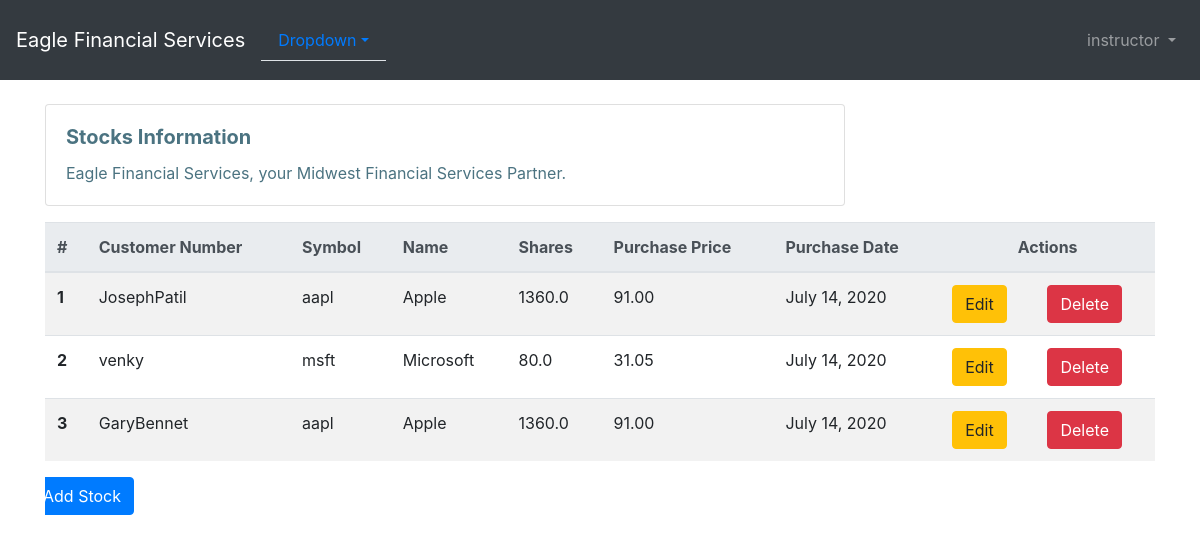
Screenshot of /stock_list/ (signed in) with the database file from the repository.
### users/models.py (models this page shows)
class CustomUser(AbstractUser):
    first_name = models.CharField(max_length=20)
    last_name = models.CharField(max_length = 20)
    email  = models.EmailField(max_length=25)
    is_customer = models.BooleanField('customer', default=True)
    is_FinancialAdvisor = models.BooleanField('FinancialAdvisor', default=False,
                                              help_text='check it if you want to sign up as Financial Advisor')
    def __str__(self):
        return '{}'.format(self.username)

### portfolio/models.py (models this page shows, shortened)
class Stock(models.Model):
    user = models.ForeignKey(Customer, on_delete=models.CASCADE,related_name='stock')
    symbol = models.CharField(max_length=10)
    name = models.CharField(max_length=50)
    shares = models.DecimalField (max_digits=10, decimal_places=1)
    purchase_price = models.DecimalField(max_digits=10, decimal_places=2)
    purchase_date = models.DateField(default=timezone.now, blank=True, null=True)

class Customer(models.Model):
    user = models.ForeignKey(CustomUser, on_delete=models.CASCADE,)
    name = models.CharField(max_length=50)
    address = models.CharField(max_length=200)
    cust_number = models.IntegerField(blank=False, null=False)
    city = models.CharField(max_length=50)
    state = models.CharField(max_length=50)
    zipcode = models.CharField(max_length=10)
    email = models.EmailField(max_length=200)
    cell_phone = models.CharField(max_length=50)
    created_date = models.DateTimeField(
        default=timezone.now)
    updated_date = models.DateTimeField(auto_now_add=True)
    def __str__(self):
        return str(self.user)

### portfolio/views.py (the view)
# urls.py: path('stock_list/', views.stock_list, name = 'stock_list'),
@login_required
def stock_list(request):
    stock = Stock.objects.all()
    return render(request, 'portfolio/stock_list.html', {'stock':stock})

### portfolio/templates/portfolio/stock_list.html (shortened to what this page needs)
{% extends 'portfolio/base.html' %}
{% block content %}
  <div class="card mb-3"style="max-width: 50rem;color:#4B7381;">
  <div class="card-body">
    <h5 class="card-title"><b>Stocks Information</b></h5>
    <p class="card-text">Eagle Financial Services, your Midwest Financial Services Partner.</p>
  </div>
</div>
{% if request.user.is_superuser or request.user.is_FinancialAdvisor %}
    <div  class="table-responsive text-nowrap">
      <table class="table table-striped">
        <thead class="thead-light">
          <tr>
            <th scope="col">#</th>
            <th scope="col">Customer Number</th>
            <th scope="col">Symbol</th>
            <th scope="col">Name</th>
            <th scope="col">Shares</th>
            <th scope="col">Purchase Price</th>
            <th scope="col">Purchase Date</th>
            <th colspan="3" style=" text-align: center;">Actions</th>
          </tr>
        </thead>
        <tbody>
         {% for stock in stock %}
            <tr>
              <th scope="row">{{forloop.counter}}</th>
               <td>{{ stock.user }}</td>
               <td>{{ stock.symbol }}</td>
               <td>{{ stock.name }}</td>
               <td>{{ stock.shares }}</td>
               <td>{{ stock.purchase_price }}</td>
               <td>{{ stock.purchase_date }}</td>
               <td><a href="{% url 'portfolio:stock_edit' pk=stock.pk %}" class="btn btn-warning">Edit</a>
               <td><a href="{% url 'portfolio:stock_delete' pk=stock.pk %}" onclick="return confirm('Are you sure you want to delete?')" class="btn btn-danger">Delete</a>
               </td>
            </tr>
         {% endfor %}
        </tbody>
      </table>
        <div class="row">
            <a href="{% url 'portfolio:stock_new' %}"><span class="btn btn-primary">Add Stock</span></a>
        </div>
    </div>
    {% endif  %}
{% endblock content %}

### portfolio/templates/portfolio/base.html (shortened to what this page needs)
<!doctype html>
<html lang="en">
  <head>
    <link rel="stylesheet" href="https://stackpath.bootstrapcdn.com/bootstrap/4.1.3/css/bootstrap.min.css">
  </head>
    <body>
    <nav class="navbar navbar-expand-md navbar-dark bg-dark mb-4" style=" height: 80px;">
      <a class="navbar-brand" href="{% url 'portfolio:home' %}">Eagle Financial Services</a>
        <ul class="nav nav-tabs" id="myTab" role="tablist">
         <li class="nav-item dropdown">
              <a class="nav-link dropdown-toggle" data-toggle="dropdown" href="#" role="button" aria-haspopup="true" aria-expanded="false">Dropdown</a>
        </li>
        </ul>
      <div class="collapse navbar-collapse" id="navbarCollapse">
        {% if user.is_authenticated %}
          <ul class="navbar-nav ml-auto">
            <li class="nav-item">
              <a class="nav-link dropdown-toggle" href="#" id="userMenu"\
              data-toggle="dropdown" aria-haspopup="true" aria-expanded\
              ="false">
                {{ user.username }}
              </a>
            </li>
          </ul>
        {% endif %}
      </div>
    </nav>
    <div class="container">
      {% block content %}
      {% endblock content %}
    </div>
  </body>
</html>

### rows the page displays
CustomUser: username "instructor"
Stock: user "JosephPatil", symbol "aapl", name "Apple", shares "1360.0", purchase_price "91.00", purchase_date "July 14, 2020"
Stock: user "venky", symbol "msft", name "Microsoft", shares "80.0", purchase_price "31.05", purchase_date "July 14, 2020"
Stock: user "GaryBennet", symbol "aapl", name "Apple", shares "1360.0", purchase_price "91.00", purchase_date "July 14, 2020"
